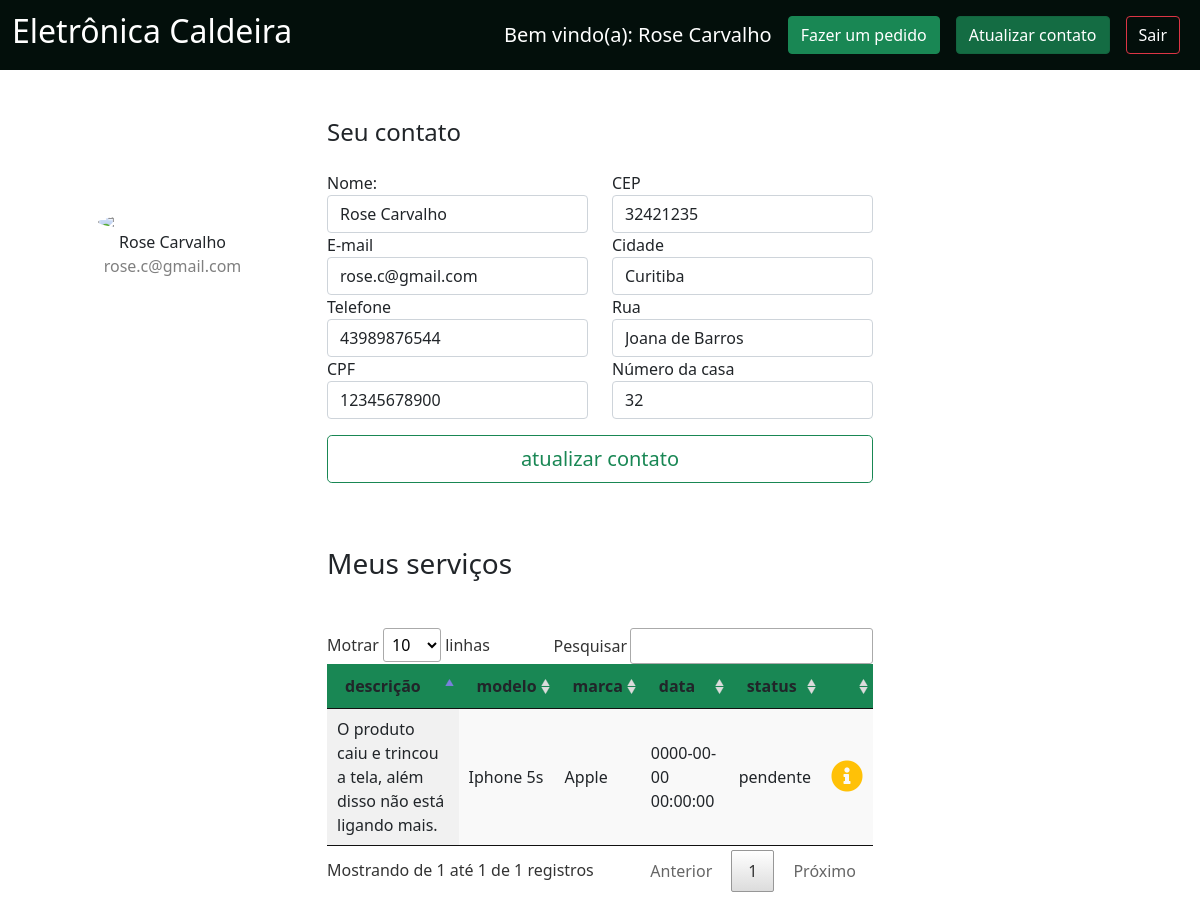
/frontEnd/perfilCliente.php (signed in), run on the app's committed database.
### tables this page shows
CREATE TABLE `usuarios` (
  `id` int(10) UNSIGNED NOT NULL COMMENT 'id de cada usuário inserido automaticamente ',
  `tipo_usuario_id` int(10) UNSIGNED NOT NULL COMMENT 'Chave estrangeira da tabela tipo usuário',
  `nome` varchar(50) NOT NULL COMMENT 'nome e sobrenome de cada usuário',
  `email` varchar(77) NOT NULL COMMENT 'e-mail de cada usuário',
  `senha` varchar(32) NOT NULL COMMENT 'senha de cada usuário',
  `cpf` varchar(11) NOT NULL COMMENT 'cpf de cada usuário',
  `telefone` varchar(11) NOT NULL COMMENT 'telefone de cada usuário',
  `cidade` varchar(32) NOT NULL COMMENT 'nome da cidade do usuário',
  `rua` varchar(50) NOT NULL COMMENT 'nome da rua de cada usuário',
  `bairro` varchar(50) NOT NULL COMMENT 'nome do bairro do usuário',
  `numero` int(10) UNSIGNED NOT NULL COMMENT 'número da residência do usuário',
  `complemento` text NOT NULL COMMENT 'detalhes adicionas sobre a localização da residência do usuário',
  `cep` varchar(10) NOT NULL COMMENT 'cep de cada usuário'
);

CREATE TABLE `solicitacoes` (
  `id` int(10) UNSIGNED NOT NULL COMMENT 'id da solicitação do cliente',
  `usuario_id` int(10) UNSIGNED NOT NULL COMMENT 'Chave estrangeira da tabela usuários',
  `funcionario_id` int(11) DEFAULT NULL,
  `descricao_cliente` text NOT NULL COMMENT 'descrição do produto',
  `foto_produto` mediumtext NOT NULL COMMENT 'imagem do produto para verificação dos funcionários',
  `status` varchar(10) NOT NULL COMMENT 'status do pedido "APROVADO", "REPROVADO".',
  `nome_produto` varchar(32) NOT NULL COMMENT 'nome do produto',
  `marca_produto` varchar(32) NOT NULL COMMENT 'marca do produto',
  `data` datetime NOT NULL COMMENT 'data e hora em que a requisição foi criada'
);

### backEnd/conection.php (called while the page is built, shortened)
<?php
	$usuario = "root";
?>

### backEnd/pegaUsuario.php (called while the page is built, shortened)
<?php
$usuario = pesquisar($_SESSION['idlogado']);
function pesquisar($id){
    include 'conection.php';
    $query = "SELECT * FROM usuarios WHERE id = ".$id;
    $resultado = mysqli_query($conn, $query);
    if(mysqli_num_rows($resultado) > 0){
        $usuario = mysqli_fetch_array($resultado,MYSQLI_ASSOC);
    }
    return $usuario;
}
?>

### frontEnd/perfilCliente.php (the view, shortened to what this page needs)
<?php
include '../backEnd/pegaUsuario.php';
include '../backEnd/pegaRequisicao.php';
$estrutura = tabelaRequisicoesCliente();
 ?>
<!DOCTYPE html>
<html lang="pt-br">
<head>
    <link rel="stylesheet" href="css/requisicao.css">
    <link rel="stylesheet" type="text/css" href="dist/jQuery/datatables.min.css"/>
    <link rel="stylesheet" href="css/landing.CSS">
	<link rel="stylesheet" href="css/funcionario.CSS">
    <link rel="stylesheet" href="dist/bootstrap/css/bootstrap.min.css">
    <link rel="stylesheet" href="https://cdnjs.cloudflare.com/ajax/libs/font-awesome/5.2.0/css/all.min.css" />
</head>
<body>
    <header class="navbar">
        <div class="container-fluid">
            <div>
                <h2 class="text-white">Eletrônica Caldeira</h2>
            </div>
                <ul class="nav">
                    <li class="nav-item p-2 mt-1">
                        <a href="#" class="text-white text-decoration-none fs-5">Bem vindo(a): <?php echo $usuario['nome'];?></a>
                    </li>
                    <li class="nav-item">
                        <a class="btn btn-success text-white m-2" href="pedidoCliente.php">Fazer um pedido</a>
                    </li>
                    <li class="nav-item">
                        <a class="btn btn-success text-white m-2 active" href="#atualiza_contato">Atualizar contato</a>
                    </li>
                    <li class="nav-item">
                        <a class="btn btn-outline-danger text-white m-2" href="index.php">Sair</a>
                    </li>
                </ul>
        </div>
    </header>
    <main class="fundo">
        <form action="../backend/atualizaUsuario.php" method="post">
            <div class="container rounded bg-white mt-5 mb-5">
                <div class="row">
                        <div class="col-md-3 border-right">
                            <div class="d-flex flex-column align-items-center text-center p-3 py-5">
                                <img
                                    class="rounded-circle mt-5"
                                    width="150px"
                                    src="https://st3.depositphotos.com/15648834/17930/v/600/depositphotos_179308454-stock-illustration-unknown-person-silhouette-glasses-profile.jpg"
                                >
                                <span class="font-weight-bold"><?php echo $usuario['nome']?></span>
                                <span class="text-black-50"><?php echo $usuario['email']?></span>
                            </div>
                        </div>
                        <div class="col-md-6 border-right" id="atualiza_contato">
                            <div class="row">
                                <div class="d-flex justify-content-between align-items-center mb-3 col-12">
                                    <h4 class="text-right">Seu contato</h4>
                                </div>
                                <div class="col-6">
                                    <div class="col-md-12">
                                        <label class="labels">Nome:</label>
                                        <input type="text" class="form-control" placeholder="Novo nome" name="nome" value="<?php echo $usuario['nome']?>">
                                    </div>
                                    <div class="col-md-12">
                                        <label class="labels">E-mail</label>
                                        <input type="email" class="form-control" placeholder="Seu email" name="email" value="<?php echo $usuario['email']?>">
                                    </div>
                                    <div class="col-md-12">
                                        <label class="labels">Telefone</label>
                                        <input type="text" class="form-control" placeholder="Seu contato" name="telefone"  value="<?php echo $usuario['telefone']?>">
                                    </div>
                                    <div class="col-md-12">
                                        <label class="labels">CPF</label>
                                        <input type="text" class="form-control" placeholder="Cpf" name="cpf" value="<?php echo $usuario['cpf']?>">
                                    </div>
                                </div>
                                <div class="col-6">
                                    <div class="col-md-12">
                                        <label class="labels">CEP</label>
                                        <input type="text" class="form-control" placeholder="CEP da rua" name="cep" value="<?php echo $usuario['cep']?>">
                                    </div>
                                    <div class="col-md-12">
                                        <label class="labels">Cidade</label>
                                        <input type="text" class="form-control" placeholder="Nome da sua cidade" name="cidade" value="<?php echo $usuario['cidade']?>">
                                    </div>
                                    <div class="col-md-12">
                                        <label class="labels">Rua</label>
                                        <input type="text" class="form-control" placeholder="Nome da sua rua" name="rua" value="<?php echo $usuario['rua']?>">
                                    </div>
                                    <div class="col-md-12">
                                        <label class="labels">Número da casa</label>
                                        <input type="text" class="form-control" placeholder="numero da sua casa" name="numero" value="<?php echo $usuario['numero']?>">
                                    </div>
                                </div>
                                <div>
                                    <button type="button" class="col-md-7 col-lg-12 btn btn-outline-success btn-lg my-3" data-bs-toggle="modal" data-bs-target="#exampleModal">
                                        atualizar contato
                                    </button>
                                </div>
                                <div class="reqContainer">
                                    <div class="my-5">
                                        <h3>Meus serviços</h3>
                                    </div>
                                    <table id="tabelaRequisicoes" class="display mt-5" style="width:100%">
                                        <thead class="bg-success">
                                            <tr>
                                                <th>descrição</th>
                                                <th>modelo</th>
                                                <th>marca</th>
                                                <th>data</th>
                                                <th>status</th>
                                                <th></th>
                                            </tr>
                                        </thead>
                                        <tbody class="mt-5">
                                            <?php echo $estrutura[1] ?>
                                        </tbody>
                                    </table>
                                </div>
                            </div>
                        </div>
                </div>
            </div>
        </form>
    </main>
</body>
</html>

### backEnd/pegaRequisicao.php (shortened to what this page needs)
<?php
function tabelaRequisicoesCliente(){
    include 'conection.php';
    $id = $_SESSION['idlogado'];
    $query = "SELECT
    s.id as idR,
    u.id as idU,
    descricao_cliente,
    foto_produto,
    status,
    nome_produto,
    marca_produto,
    data,
    u.nome,
    u.email,
    u.telefone
    FROM solicitacoes s
    INNER JOIN usuarios u
    ON s.usuario_id = u.id
    WHERE u.id =".$id;
    $resultado = mysqli_query($conn, $query);
    if(mysqli_num_rows($resultado) > 0){
        $array = [];
        while($req = mysqli_fetch_array($resultado,MYSQLI_ASSOC)){
            array_push($array,$req);
        }
        $dado = '';
        $modal = '';
        foreach($array as $req){
            $dado =  $dado . "
            <tr>
                <td>". $req['descricao_cliente'] ."</td>
                <td>". $req['nome_produto'] ."</td>
                <td>". $req['marca_produto'] ."</td>
                <td>". $req['data'] ."</td>
                <td>". $req['status'] ."</td>
                <td>
                    <i
                        class='fas fa-info-circle fa-2x text-warning botaoDetalhes'
                        value='".$req['idR']."'
                        data-bs-toggle='modal'
                        data-bs-target='#modalInfo".$req['idR']."'
                    ></i>
                </td>
            </tr>";
        }
    }
    return [$modal, $dado];
}
?>

### frontEnd/css/requisicao.css (style rules this page uses)
.reqContainer { width: 50rem; margin: auto; }
table.dataTable tr { padding: 10rem; }

### data on the page
usuarios: nome "Rose Carvalho", email "rose.c@gmail.com", telefone "43989876544", cpf "12345678900", cep "32421235", cidade "Curitiba", rua "Joana de Barros", numero "32"
solicitacoes: descricao_cliente "O produto caiu e trincou a tela, além disso não está ligando mais.", nome_produto "Iphone 5s", marca_produto "Apple", data "0000-00-00 00:00:00", status "pendente"
